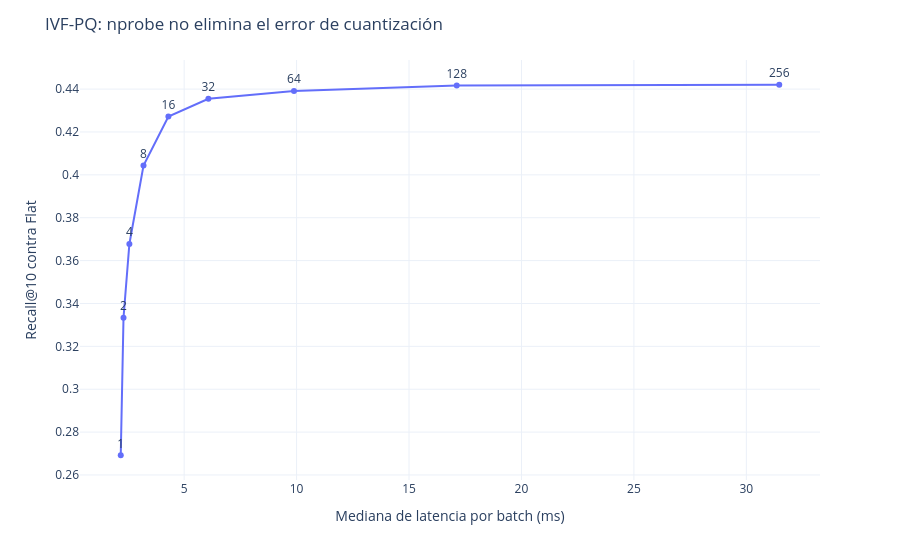

Notebook code for this chart:
### Code cell
pq_figure = px.line(
    pq_frame,
    x="median_latency_ms",
    y="recall_at_k",
    text="value",
    markers=True,
)
pq_figure.update_traces(textposition="top center")
pq_figure.update_layout(
    title="IVF-PQ: nprobe no elimina el error de cuantización",
    xaxis_title="Mediana de latencia por batch (ms)",
    yaxis_title="Recall@10 contra Flat",
)
pq_figure.show()

### Figure 1 — Plotly figure (JSON) as saved in the notebook; plotly's stock layout.template omitted (floating-point values rounded to 4 significant figures)
{"data": [{"hovertemplate": "median_latency_ms=%{x}<br>recall_at_k=%{y}<br>value=%{text}<extra></extra>", "legendgroup": "", "line": {"color": "#636efa", "dash": "solid"}, "marker": {"symbol": "circle"}, "mode": "lines+markers+text", "name": "", "orientation": "v", "showlegend": false, "text": [1.0, 2.0, 4.0, 8.0, 16.0, 32.0, 64.0, 128.0, 256.0], "textposition": "top center", "type": "scatter", "x": [2.182, 2.304, 2.566, 3.194, 4.301, 6.078, 9.885, 17.12, 31.46], "xaxis": "x", "y": [0.2692, 0.3333, 0.3678, 0.4043, 0.4272, 0.4355, 0.4391, 0.4417, 0.442], "yaxis": "y"}], "layout": {"legend": {"tracegroupgap": 0}, "margin": {"t": 60}, "title": {"text": "IVF-PQ: nprobe no elimina el error de cuantización"}, "xaxis": {"anchor": "y", "domain": [0, 1], "title": {"text": "Mediana de latencia por batch (ms)"}}, "yaxis": {"anchor": "x", "domain": [0, 1], "title": {"text": "Recall@10 contra Flat"}}}}
